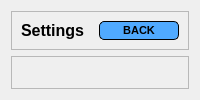
            <widget class="QWidget" name="settings_page">
             <layout class="QVBoxLayout" name="verticalLayout_9">
              <item>
               <widget class="QFrame" name="test_top_frame_2">
                <property name="maximumSize">
                 <size>
                  <width>16777215</width>
                  <height>50</height>
                 </size>
                </property>
                <property name="frameShape">
                 <enum>QFrame::StyledPanel</enum>
                </property>
                <property name="frameShadow">
                 <enum>QFrame::Raised</enum>
                </property>
                <layout class="QHBoxLayout" name="horizontalLayout_17">
                 <item>
                  <widget class="QLabel" name="label_26">
                   <property name="font">
                    <font>
                     <family>Nirmala UI</family>
                     <pointsize>12</pointsize>
                     <weight>75</weight>
                     <bold>true</bold>
                    </font>
                   </property>
                   <property name="text">
                    <string>Settings</string>
                   </property>
                  </widget>
                 </item>
                 <item>
                  <widget class="QPushButton" name="settings_back_button">
                   <property name="maximumSize">
                    <size>
                     <width>80</width>
                     <height>30</height>
                    </size>
                   </property>
                   <property name="font">
                    <font>
                     <family>Nirmala UI</family>
                     <pointsize>8</pointsize>
                     <weight>75</weight>
                     <bold>true</bold>
                    </font>
                   </property>
                   <property name="styleSheet">
                    <string notr="true">QPushButton{
	background-color: rgb(80, 170, 255);
	border: 1px solid black;
	border-radius: 5px;
	width: 80px;
}
QPushButton:hover{
	background-color: #00aaff;
}</string>
                   </property>
                   <property name="text">
                    <string>BACK</string>
                   </property>
                  </widget>
                 </item>
                </layout>
               </widget>
              </item>
              <item>
               <widget class="QFrame" name="frame_3">
                <property name="frameShape">
                 <enum>QFrame::StyledPanel</enum>
                </property>
                <property name="frameShadow">
                 <enum>QFrame::Raised</enum>
                </property>
               </widget>
              </item>
             </layout>
            </widget>
